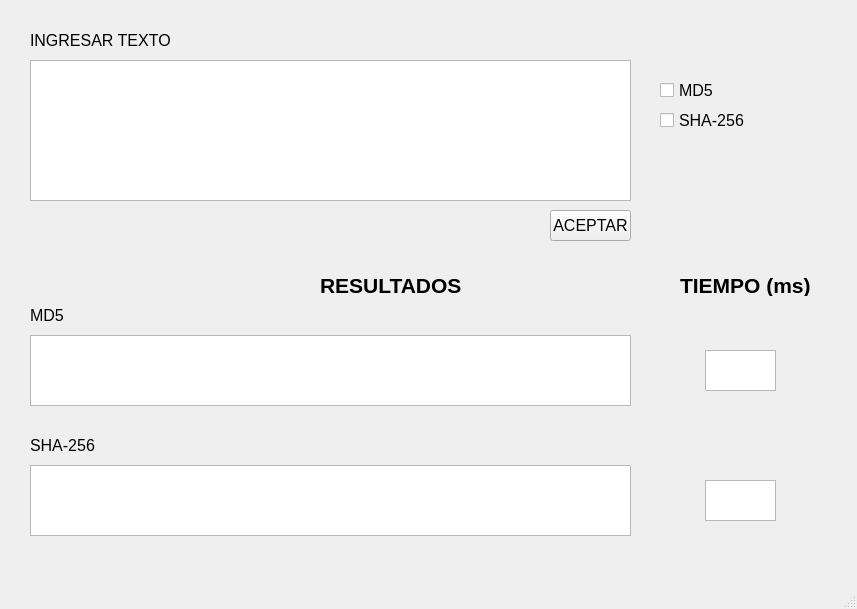
<?xml version="1.0" encoding="UTF-8"?>
<ui version="4.0">
 <class>MainWindow</class>
 <widget class="QMainWindow" name="MainWindow">
  <property name="geometry">
   <rect>
    <x>0</x>
    <y>0</y>
    <width>857</width>
    <height>609</height>
   </rect>
  </property>
  <property name="sizePolicy">
   <sizepolicy hsizetype="Preferred" vsizetype="Preferred">
    <horstretch>0</horstretch>
    <verstretch>0</verstretch>
   </sizepolicy>
  </property>
  <property name="windowTitle">
   <string>Algoritmos de Hashing</string>
  </property>
  <widget class="QWidget" name="centralwidget">
   <widget class="QTextEdit" name="inputText">
    <property name="geometry">
     <rect>
      <x>30</x>
      <y>60</y>
      <width>601</width>
      <height>141</height>
     </rect>
    </property>
   </widget>
   <widget class="QLabel" name="label">
    <property name="geometry">
     <rect>
      <x>30</x>
      <y>30</y>
      <width>141</width>
      <height>21</height>
     </rect>
    </property>
    <property name="font">
     <font>
      <pointsize>12</pointsize>
     </font>
    </property>
    <property name="text">
     <string>INGRESAR TEXTO</string>
    </property>
   </widget>
   <widget class="QCheckBox" name="md5box">
    <property name="geometry">
     <rect>
      <x>660</x>
      <y>80</y>
      <width>76</width>
      <height>20</height>
     </rect>
    </property>
    <property name="font">
     <font>
      <pointsize>12</pointsize>
     </font>
    </property>
    <property name="text">
     <string>MD5</string>
    </property>
   </widget>
   <widget class="QCheckBox" name="shabox">
    <property name="geometry">
     <rect>
      <x>660</x>
      <y>110</y>
      <width>91</width>
      <height>20</height>
     </rect>
    </property>
    <property name="font">
     <font>
      <pointsize>12</pointsize>
     </font>
    </property>
    <property name="text">
     <string>SHA-256</string>
    </property>
   </widget>
   <widget class="QLabel" name="label_2">
    <property name="geometry">
     <rect>
      <x>320</x>
      <y>275</y>
      <width>171</width>
      <height>21</height>
     </rect>
    </property>
    <property name="font">
     <font>
      <pointsize>16</pointsize>
      <bold>true</bold>
     </font>
    </property>
    <property name="text">
     <string>RESULTADOS</string>
    </property>
   </widget>
   <widget class="QLabel" name="label_3">
    <property name="geometry">
     <rect>
      <x>30</x>
      <y>305</y>
      <width>141</width>
      <height>21</height>
     </rect>
    </property>
    <property name="font">
     <font>
      <pointsize>12</pointsize>
     </font>
    </property>
    <property name="text">
     <string>MD5</string>
    </property>
   </widget>
   <widget class="QTextEdit" name="md5text">
    <property name="geometry">
     <rect>
      <x>30</x>
      <y>335</y>
      <width>601</width>
      <height>71</height>
     </rect>
    </property>
    <property name="readOnly">
     <bool>true</bool>
    </property>
   </widget>
   <widget class="QTextEdit" name="shatext">
    <property name="geometry">
     <rect>
      <x>30</x>
      <y>465</y>
      <width>601</width>
      <height>71</height>
     </rect>
    </property>
    <property name="readOnly">
     <bool>true</bool>
    </property>
   </widget>
   <widget class="QLabel" name="label_4">
    <property name="geometry">
     <rect>
      <x>30</x>
      <y>435</y>
      <width>141</width>
      <height>21</height>
     </rect>
    </property>
    <property name="font">
     <font>
      <pointsize>12</pointsize>
     </font>
    </property>
    <property name="text">
     <string>SHA-256</string>
    </property>
   </widget>
   <widget class="QLabel" name="label_5">
    <property name="geometry">
     <rect>
      <x>680</x>
      <y>275</y>
      <width>131</width>
      <height>21</height>
     </rect>
    </property>
    <property name="font">
     <font>
      <pointsize>16</pointsize>
      <bold>true</bold>
     </font>
    </property>
    <property name="text">
     <string>TIEMPO (ms)</string>
    </property>
   </widget>
   <widget class="QTextEdit" name="timeM">
    <property name="geometry">
     <rect>
      <x>705</x>
      <y>350</y>
      <width>71</width>
      <height>41</height>
     </rect>
    </property>
    <property name="readOnly">
     <bool>true</bool>
    </property>
   </widget>
   <widget class="QTextEdit" name="timeS">
    <property name="geometry">
     <rect>
      <x>705</x>
      <y>480</y>
      <width>71</width>
      <height>41</height>
     </rect>
    </property>
    <property name="readOnly">
     <bool>true</bool>
    </property>
   </widget>
   <widget class="QPushButton" name="pushButton">
    <property name="geometry">
     <rect>
      <x>550</x>
      <y>210</y>
      <width>81</width>
      <height>31</height>
     </rect>
    </property>
    <property name="font">
     <font>
      <pointsize>12</pointsize>
     </font>
    </property>
    <property name="text">
     <string>ACEPTAR</string>
    </property>
   </widget>
  </widget>
  <widget class="QMenuBar" name="menubar">
   <property name="geometry">
    <rect>
     <x>0</x>
     <y>0</y>
     <width>857</width>
     <height>22</height>
    </rect>
   </property>
  </widget>
  <widget class="QStatusBar" name="statusbar"/>
 </widget>
 <resources/>
 <connections/>
</ui>
